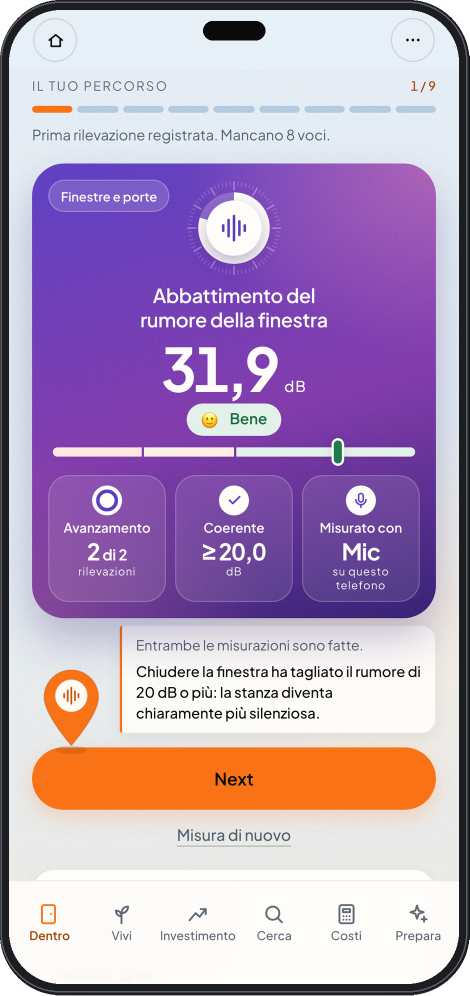
#> input picture tools/blender/phone-rumore.png, 939 x 1991 px (shown at 1/2 size)
$ python -i render.py   (imports and definitions only)
#> lines starting #> are read from the running program, lines starting #| are printed output that depends on the picture
#!/usr/bin/env python3
"""Render a week of Reels, carousels and Stories from weeks/<monday>.py (a list ITEMS) into posts/.

    python3 tools/render.py weeks/2026-11-02.py              # everything
    python3 tools/render.py weeks/2026-11-02.py r-check-01   # only these ids

Needs Pillow (`python3 -m venv .venv && .venv/bin/pip install pillow`) and macOS (the H.264 encoder is
tools/frames-to-mp4.swift, compiled on first use). Each item becomes posts/<date>-<channel>-<slug>/
with its media and a post.md, so the week is reviewed as one pull request.

The look is the app's two loud colours: Nesso orange and the measurement card's violet, full
bleed, each with a big disc of the other. `*word*` puts a word on a marker of the other colour.
A Reel is a list of cards; each rises in and holds, and a bar at the top shows how far through the
viewer is. Words stay inside Instagram's safe area (clear of the top bar, the caption and the
buttons on the right).
"""
import json
import re
import shutil
import subprocess
import sys
import tempfile
from pathlib import Path

from PIL import Image, ImageDraw, ImageFilter, ImageFont

ROOT = Path(__file__).resolve().parent.parent
FONT = str(ROOT / "assets/fonts/PlusJakartaSans-Variable.ttf")
ENCODER_SRC = ROOT / "tools/frames-to-mp4.swift"
ENCODER = ROOT / "tools/.frames-to-mp4"
W, H, SH, FPS = 1080, 1920, 1350, 30
LEFT, RIGHT = 96, 920  # clear of the Reel buttons on the right
TOP, BOTTOM = 300, 1440  # clear of the top bar and the caption

# The app's own colours (nesso_mobile src/lib/tokens.ts).
ORANGE, ORANGE_STRONG, ORANGE_LIGHT = (249, 115, 22), (234, 106, 16), (255, 175, 94)
VIOLET, PLUM, NIGHT, BLUSH = (90, 62, 192), (125, 58, 168), (52, 33, 111), (226, 124, 176)
INK, WHITE, CREAM = (22, 24, 28), (255, 255, 255), (255, 247, 239)

THEMES = {
    # the app's orange (#F97316), flat, with white type; the marker and the button are violet
    "orange": dict(stops=[ORANGE, ORANGE], glow=None, disc=VIOLET, fg=WHITE, soft=WHITE,
                   big=WHITE, hl=VIOLET, hl_fg=WHITE, pill=VIOLET, pill_fg=WHITE, label=WHITE),
    # white type on violet; the marker is orange, and type on orange is always white (PLAYBOOK §3)
    "violet": dict(stops=[VIOLET, PLUM, NIGHT], glow=BLUSH, disc=ORANGE, fg=WHITE, soft=(236, 228, 255),
                   big=ORANGE_LIGHT, hl=ORANGE, hl_fg=WHITE, pill=ORANGE, pill_fg=WHITE, label=ORANGE_LIGHT),
    # the deepest violet, for answers and endings
    # Black Friday: near-black with orange, the app's own offer sheet
    "black": dict(stops=[(16, 14, 20), (16, 14, 20)], glow=None, disc=ORANGE, fg=WHITE, soft=(214, 210, 222),
                  big=ORANGE, hl=ORANGE, hl_fg=WHITE, pill=ORANGE, pill_fg=WHITE, label=ORANGE),
    "night": dict(stops=[NIGHT, VIOLET], glow=PLUM, disc=ORANGE, fg=WHITE, soft=(226, 220, 250),
                  big=ORANGE_LIGHT, hl=ORANGE, hl_fg=WHITE, pill=ORANGE, pill_fg=WHITE, label=ORANGE_LIGHT),
}

_fonts = {}


# [58 lines left out: functions font, ground, tokens, not called in this run]


def word_len(f, pieces):
    return sum(f.getlength(t) for t, _ in pieces)


# [233 lines left out: functions wrap, draw_text, chip, card_layer, pin_image, wordmark, not called in this run]


def ease(t):
    return 1 - (1 - t) ** 3


# [18 lines left out: functions progress, encoder, not called in this run]


def card_theme(item, card):
    return card.get("theme", item.get("theme", "violet"))


BLENDER = "/Applications/Blender.app/Contents/MacOS/Blender"


CACHE = ROOT / "tools/.cache"


# [16 lines left out: function blender_frames, not called in this run]


CLIP_TOOL_SRC = ROOT / "tools/clip-frames.swift"
CLIP_TOOL = ROOT / "tools/.clip-frames"


# [158 lines left out: functions clip_frames, scrim, render_reel, render_story, slide_theme, render_slide, not called in this run]


def pad_screen(src, out):
    """A tall app mockup (1290x2796) widened to 9:16 by stretching its edge colours, then 1080x1920."""
#> called with src = 'blender/phone-rumore.png', out = 'out.png'
    im = Image.open(src).convert("RGB")
    w, h = im.size
#> w = 939; h = 1991
    target = round(h * 9 / 16)
#> target = 1120
    pad = (target - w) // 2
#> pad = 90
    canvas = Image.new("RGB", (target, h))
#> canvas: PIL image 1120x1991 RGB; every value is 0
    canvas.paste(im, (pad, 0))
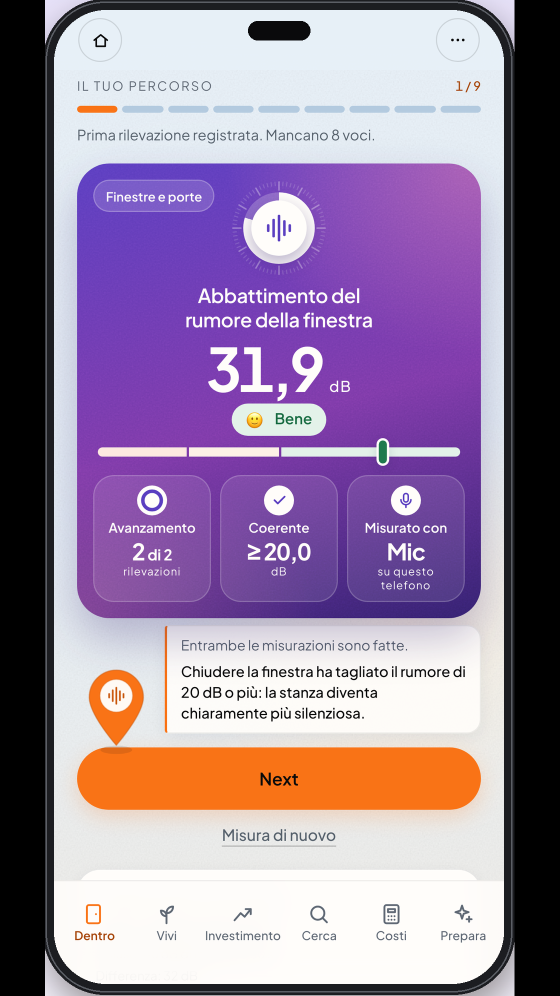
#> canvas: PIL image 1120x1991 RGB (shown at 1/2 size); mean R, G, B 151.6, 130.3, 157.7
    canvas.paste(im.crop((0, 0, 1, h)).resize((pad, h)), (0, 0))
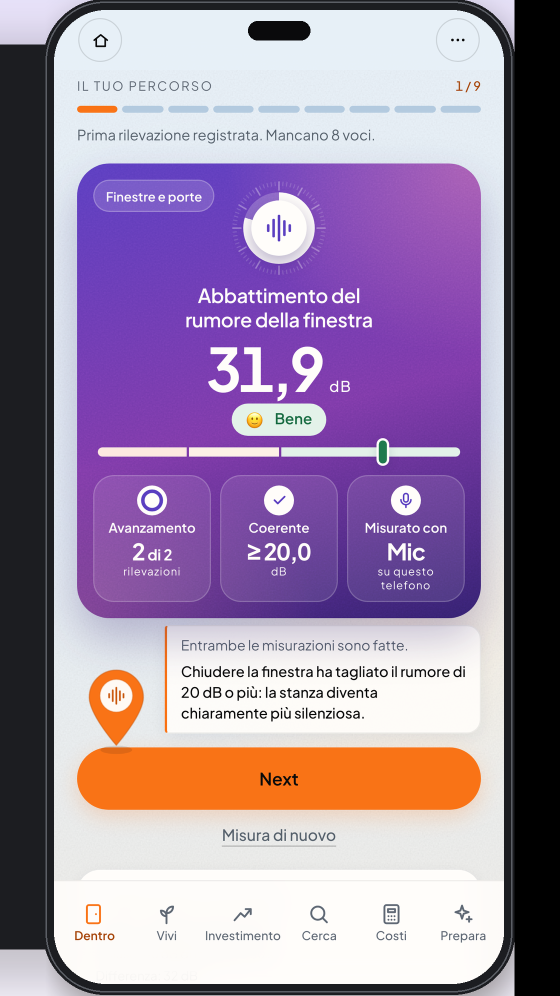
#> canvas: PIL image 1120x1991 RGB (shown at 1/2 size); mean R, G, B 155.2, 134, 161.8
    canvas.paste(im.crop((w - 1, 0, w, h)).resize((target - w - pad, h)), (pad + w, 0))
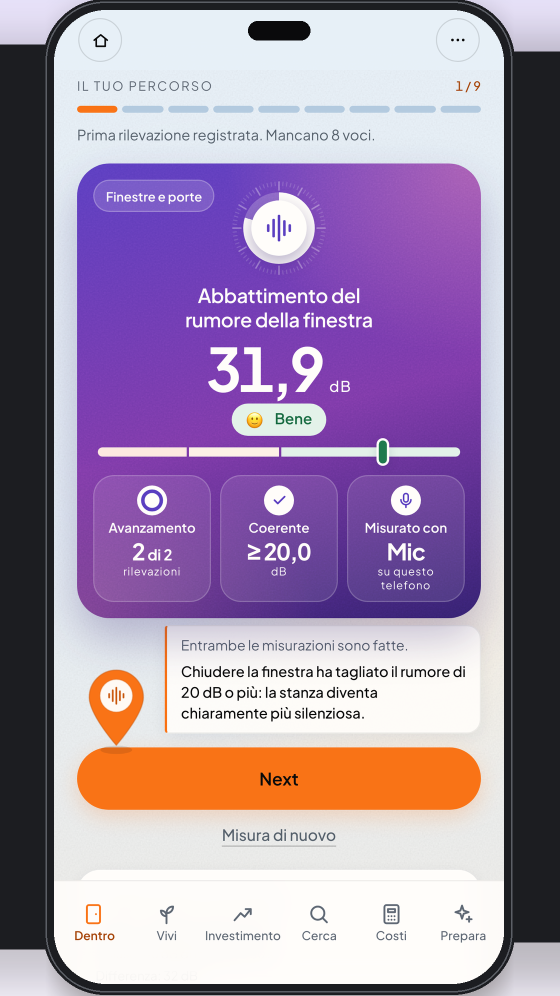
#> canvas: PIL image 1120x1991 RGB (shown at 1/2 size); mean R, G, B 159, 137.9, 166.1
    canvas.resize((W, H), Image.LANCZOS).save(out, "JPEG", quality=90)
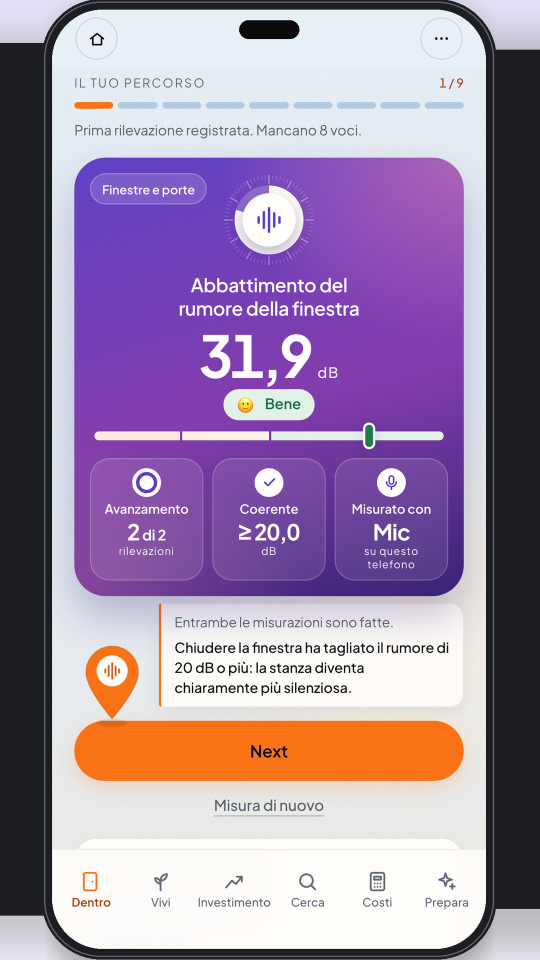
#> saved as out.png: PIL image 1080x1920 RGB (shown at 1/2 size); mean R, G, B 159, 137.8, 166.1


SH = 1350  # a carousel slide is 4:5


# [84 lines left out: functions phone_crop, post_md, main, not called in this run]


# [2 lines not run here, left out]

>>> result = pad_screen('blender/phone-rumore.png', 'out.png')
